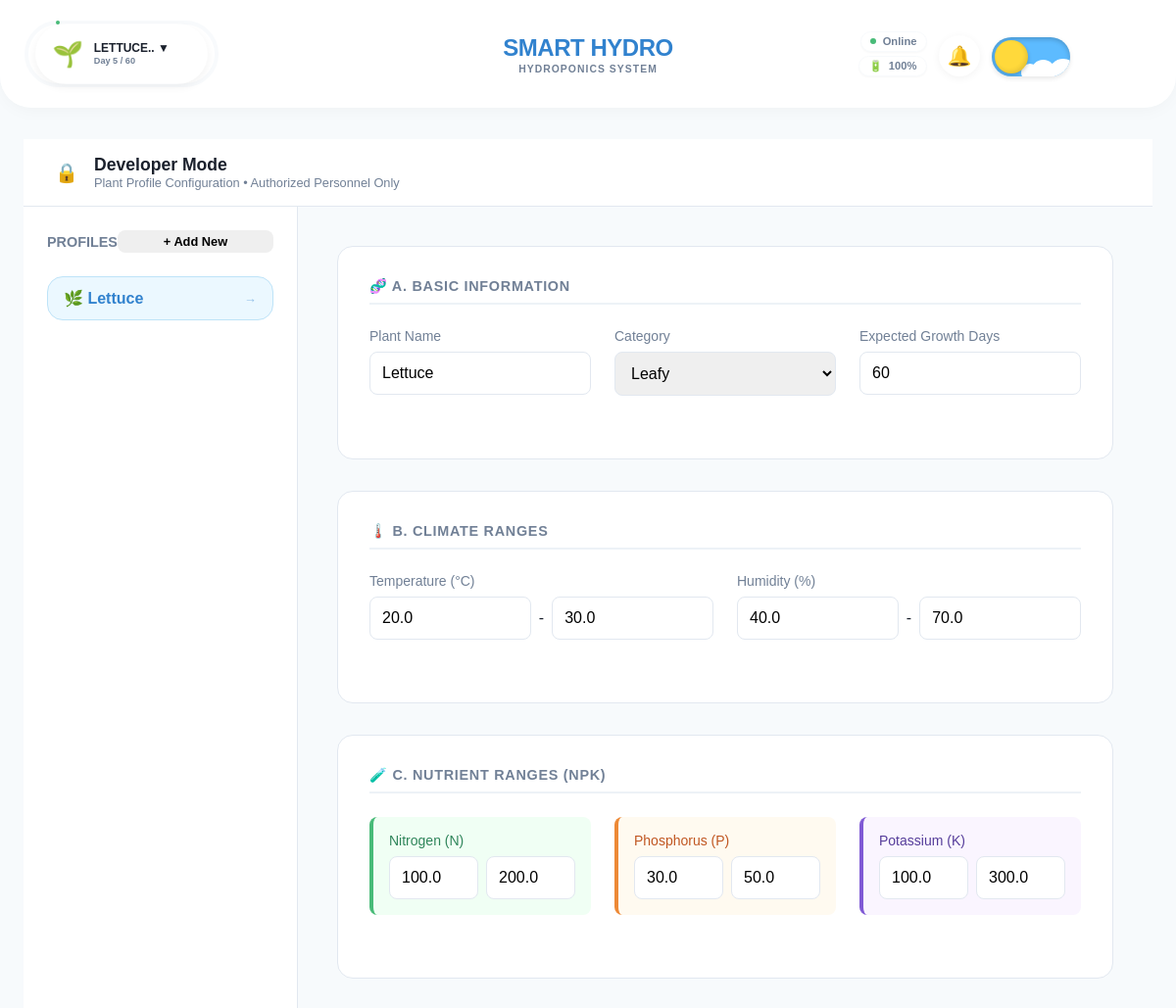
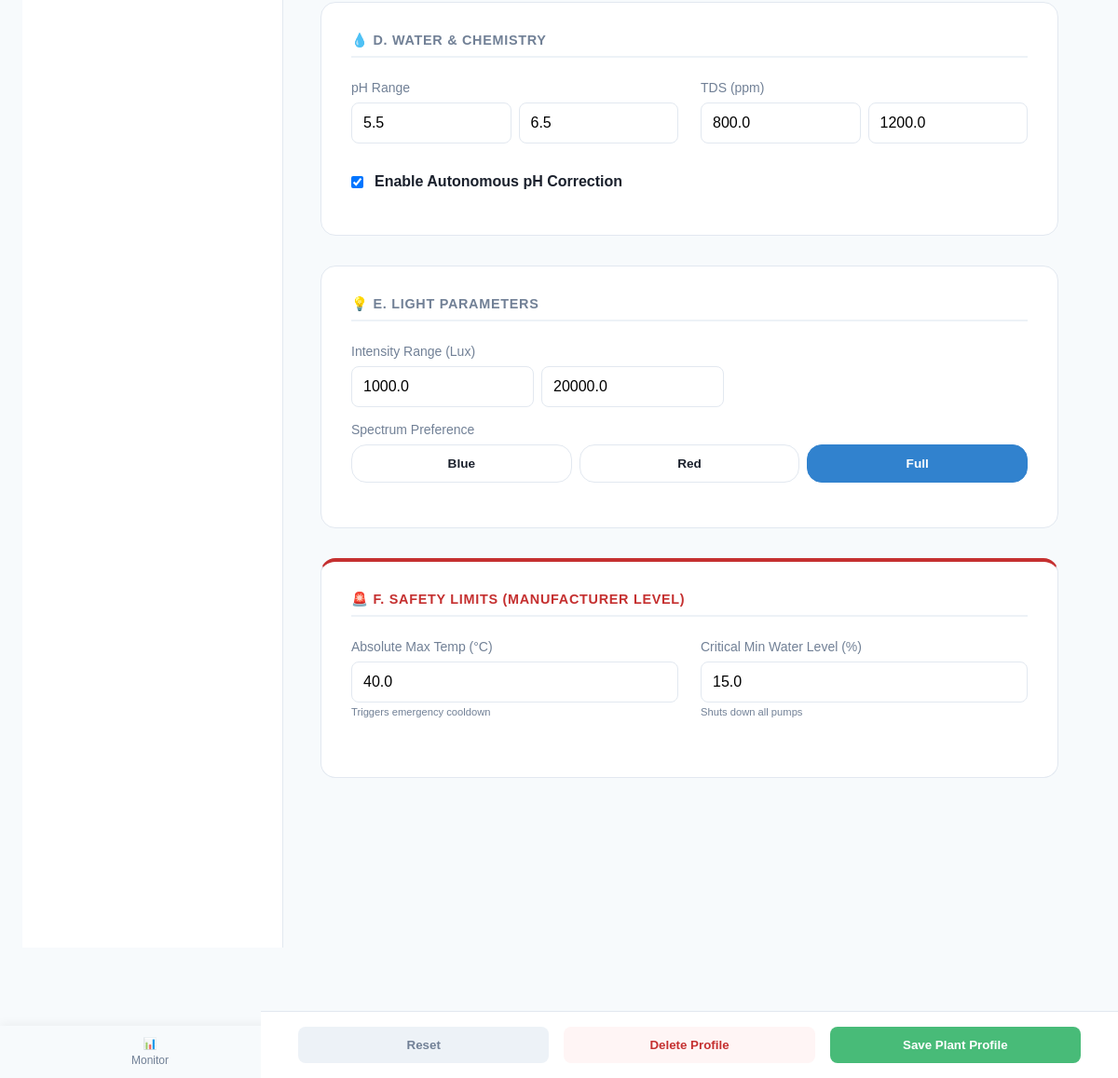
The page /developer (signed in) on the database its author committed (2 pictures, top to bottom).
### models.py (models this page shows)
class Plant(db.Model):
    id = db.Column(db.Integer, primary_key=True)
    name = db.Column(db.String(100), nullable=False)
    temp_min = db.Column(db.Float, default=20.0)
    temp_max = db.Column(db.Float, default=30.0)
    humidity_min = db.Column(db.Float, default=40.0)
    humidity_max = db.Column(db.Float, default=70.0)
    ph_min = db.Column(db.Float, default=5.5)
    ph_max = db.Column(db.Float, default=6.5)
    tds_min = db.Column(db.Float, default=800.0)
    tds_max = db.Column(db.Float, default=1200.0)
    category = db.Column(db.String(50), default="Leafy") # Leafy / Fruiting / Herb
    auto_ph_correction = db.Column(db.Boolean, default=True)
    spectrum_pref = db.Column(db.String(50), default="Full") # Blue / Red / Full
    safety_max_temp = db.Column(db.Float, default=40.0)
    safety_min_water = db.Column(db.Float, default=15.0)
    n_min = db.Column(db.Float, default=100.0)
    n_max = db.Column(db.Float, default=200.0)
    p_min = db.Column(db.Float, default=30.0)
    p_max = db.Column(db.Float, default=50.0)
    k_min = db.Column(db.Float, default=100.0)
    k_max = db.Column(db.Float, default=300.0)
    light_min = db.Column(db.Float, default=1000.0)
    light_max = db.Column(db.Float, default=20000.0)
    expected_days = db.Column(db.Integer, default=60)
    start_date = db.Column(db.DateTime, default=datetime.utcnow)

### routes/views.py (the view)
@views.route('/developer')
@views.route('/developer/<int:plant_id>')
@login_required
def developer(plant_id=None):
    plants = Plant.query.all()
    if plant_id:
        active_plant = Plant.query.get_or_404(plant_id)
    else:
        active_plant = Plant.query.first()
    return render_template('developer.html', user=current_user, plants=plants, plant=active_plant)

### templates/developer.html (shortened to what this page needs)
{% extends "base.html" %}
{% block content %}
<div class="dev-header-minimal">
    <span style="font-size: 1.2rem;">🔒</span>
    <div>
        <div style="font-weight: 700; font-size: 1.1rem;">Developer Mode</div>
        <div style="font-size: 0.8rem; color: var(--text-secondary);">Plant Profile Configuration • Authorized Personnel
            Only</div>
    </div>
</div>
<div class="dev-container">
    <div class="dev-sidebar">
        <div style="display: flex; justify-content: space-between; align-items: center; margin-bottom: 1.5rem;">
            <h3 style="font-size: 0.9rem; color: var(--text-secondary); text-transform: uppercase;">Profiles</h3>
            <button class="btn" style="padding: 0.25rem 0.5rem; font-size: 0.8rem;" onclick="addNewPlant()">+ Add
                New</button>
        </div>
        <div id="plant-list">
            {% for p in plants %}
            <div class="plant-list-item {{ 'active' if p.id == plant.id else '' }}" onclick="selectPlant({{ p.id }})"
                id="list-item-{{ p.id }}">
                <span>🌿 {{ p.name }}</span>
                <span style="font-size: 0.8rem; opacity: 0.5;">→</span>
            </div>
            {% endfor %}
        </div>
    </div>
    <div class="dev-main">
        <form id="plantForm">
            <div class="dev-card">
                <div class="dev-section-title">🧬 A. Basic Information</div>
                <div class="form-group-grid">
                    <div class="form-group">
                        <label class="form-label">Plant Name</label>
                        <input type="text" class="form-input" id="p-name" value="{{ plant.name }}">
                    </div>
                    <div class="form-group">
                        <label class="form-label">Category</label>
                        <select class="form-input" id="p-category">
                            <option {{ 'selected' if plant.category=='Leafy' }}>Leafy</option>
                        </select>
                    </div>
                    <div class="form-group">
                        <label class="form-label">Expected Growth Days</label>
                        <input type="number" class="form-input" id="p-days" value="{{ plant.expected_days }}">
                    </div>
                </div>
            </div>
            <div class="dev-card">
                <div class="dev-section-title">🌡️ B. Climate Ranges</div>
                <div class="form-group-grid">
                    <div class="form-group">
                        <label class="form-label">Temperature (°C)</label>
                        <div style="display: flex; gap: 0.5rem; align-items: center;">
                            <input type="number" class="form-input" id="p-temp-min" value="{{ plant.temp_min }}"
                                placeholder="Min">
                            <span>-</span>
                            <input type="number" class="form-input" id="p-temp-max" value="{{ plant.temp_max }}"
                                placeholder="Max">
                        </div>
                    </div>
                    <div class="form-group">
                        <label class="form-label">Humidity (%)</label>
                        <div style="display: flex; gap: 0.5rem; align-items: center;">
                            <input type="number" class="form-input" id="p-hum-min" value="{{ plant.humidity_min }}"
                                placeholder="Min">
                            <span>-</span>
                            <input type="number" class="form-input" id="p-hum-max" value="{{ plant.humidity_max }}"
                                placeholder="Max">
                        </div>
                    </div>
                </div>
            </div>
            <div class="dev-card">
                <div class="dev-section-title">🧪 C. Nutrient Ranges (NPK)</div>
                <div class="form-group-grid">
                    <div class="form-group"
                        style="padding: 1rem; border-radius: 8px; border-left: 4px solid #48bb78; background: #f0fff4;">
                        <label class="form-label" style="color: #2f855a;">Nitrogen (N)</label>
                        <div style="display: flex; gap: 0.5rem;">
                            <input type="number" class="form-input" id="p-n-min" value="{{ plant.n_min }}">
                            <input type="number" class="form-input" id="p-n-max" value="{{ plant.n_max }}">
                        </div>
                    </div>
                    <div class="form-group"
                        style="padding: 1rem; border-radius: 8px; border-left: 4px solid #ed8936; background: #fffaf0;">
                        <label class="form-label" style="color: #c05621;">Phosphorus (P)</label>
                        <div style="display: flex; gap: 0.5rem;">
                            <input type="number" class="form-input" id="p-p-min" value="{{ plant.p_min }}">
                            <input type="number" class="form-input" id="p-p-max" value="{{ plant.p_max }}">
                        </div>
                    </div>
                    <div class="form-group"
                        style="padding: 1rem; border-radius: 8px; border-left: 4px solid #805ad5; background: #faf5ff;">
                        <label class="form-label" style="color: #553c9a;">Potassium (K)</label>
                        <div style="display: flex; gap: 0.5rem;">
                            <input type="number" class="form-input" id="p-k-min" value="{{ plant.k_min }}">
                            <input type="number" class="form-input" id="p-k-max" value="{{ plant.k_max }}">
                        </div>
                    </div>
                </div>
            </div>
            <div class="dev-card">
                <div class="dev-section-title">💧 D. Water & Chemistry</div>
                <div class="form-group-grid">
                    <div class="form-group">
                        <label class="form-label">pH Range</label>
                        <div style="display: flex; gap: 0.5rem;">
                            <input type="number" step="0.1" class="form-input" id="p-ph-min" value="{{ plant.ph_min }}">
                            <input type="number" step="0.1" class="form-input" id="p-ph-max" value="{{ plant.ph_max }}">
                        </div>
                    </div>
                    <div class="form-group">
                        <label class="form-label">TDS (ppm)</label>
                        <div style="display: flex; gap: 0.5rem;">
                            <input type="number" class="form-input" id="p-tds-min" value="{{ plant.tds_min }}">
                            <input type="number" class="form-input" id="p-tds-max" value="{{ plant.tds_max }}">
                        </div>
                    </div>
                </div>
                <div class="form-group">
                    <label style="display: flex; align-items: center; gap: 0.75rem; cursor: pointer;">
                        <input type="checkbox" id="p-auto-ph" {{ 'checked' if plant.auto_ph_correction }}>
                        <span style="font-weight: 600;">Enable Autonomous pH Correction</span>
                    </label>
                </div>
            </div>
            <div class="dev-card">
                <div class="dev-section-title">💡 E. Light Parameters</div>
                <div class="form-group">
                    <label class="form-label">Intensity Range (Lux)</label>
                    <div style="display: flex; gap: 0.5rem; max-width: 400px;">
                        <input type="number" class="form-input" id="p-light-min" value="{{ plant.light_min }}">
                        <input type="number" class="form-input" id="p-light-max" value="{{ plant.light_max }}">
                    </div>
                </div>
                <div class="form-group">
                    <label class="form-label">Spectrum Preference</label>
                    <div class="spectrum-select">
                        <div class="spectrum-opt {{ 'active' if plant.spectrum_pref == 'Blue' }}"
                            onclick="setSpectrum(this, 'Blue')">Blue</div>
                        <div class="spectrum-opt {{ 'active' if plant.spectrum_pref == 'Red' }}"
                            onclick="setSpectrum(this, 'Red')">Red</div>
                        <div class="spectrum-opt {{ 'active' if plant.spectrum_pref == 'Full' }}"
                            onclick="setSpectrum(this, 'Full')">Full</div>
                    </div>
                </div>
            </div>
            <div class="dev-card" style="border-top: 4px solid #c53030;">
                <div class="dev-section-title" style="color: #c53030;">🚨 F. Safety Limits (Manufacturer Level)</div>
                <div class="form-group-grid">
                    <div class="form-group">
                        <label class="form-label">Absolute Max Temp (°C)</label>
                        <input type="number" class="form-input" id="p-safety-temp" value="{{ plant.safety_max_temp }}">
                        <div style="font-size: 0.7rem; color: var(--text-secondary); margin-top: 0.25rem;">Triggers
                            emergency cooldown</div>
                    </div>
                    <div class="form-group">
                        <label class="form-label">Critical Min Water Level (%)</label>
                        <input type="number" class="form-input" id="p-safety-water"
                            value="{{ plant.safety_min_water }}">
                        <div style="font-size: 0.7rem; color: var(--text-secondary); margin-top: 0.25rem;">Shuts down
                            all
                            pumps</div>
                    </div>
                </div>
            </div>
        </form>
    </div>
</div>
<div class="dev-action-bar-fixed">
    <button class="btn" style="background: #edf2f7; color: var(--text-secondary);" onclick="resetForm()">Reset</button>
    <button class="btn" style="background: #fff5f5; color: #c53030; border-color: #feb2b2;"
        onclick="deletePlant()">Delete Profile</button>
    <button class="btn btn-primary" style="background: #48bb78; border-color: #48bb78;" onclick="savePlant()">Save Plant
        Profile</button>
</div>
{% endblock %}

### templates/base.html (shortened to what this page needs)
<!DOCTYPE html>
<html lang="en">
<head>
    <link rel="stylesheet" href="{{ url_for('static', filename='css/style.css') }}">
</head>
<body>
    {% if current_user.is_authenticated %}
    <header class="app-header">
        <div class="header-left">
            {% set current_day = 5 %}
            {% set total_days = plant.expected_days if plant else 60 %}
            {% set pct = (current_day / total_days * 100) | int %}
            {% set ring_color = 'mid' %}
            {% if pct < 30 %}{% set ring_color='low' %}{% endif %} {% if pct> 70 %}{% set ring_color = 'high' %}{% endif
                %}
                <div class="plant-ring-wrapper">
                    <div class="ring-content">
                        <div class="ring-icon">🌱</div>
                        <div class="ring-text-stack">
                            <div class="ring-name">{{ (plant.name if plant else 'Lettuce')[:10] }}.. ▼</div>
                            <div class="ring-days">Day {{ current_day }} / {{ total_days }}</div>
                        </div>
                    </div>
                </div>
        </div>
        <div class="header-center">
            <div class="brand-title">SMART HYDRO</div>
            <div class="brand-subtitle">Hydroponics System</div>
        </div>
        <div class="header-right" style="flex-direction: row; gap: 0.75rem;">
            <div style="display: flex; flex-direction: column; align-items: flex-end; gap: 0.25rem;">
                <div class="status-chip">
                    <div class="status-dot-white"></div> Online
                </div>
                <div class="status-chip">
                    <span>🔋</span> 100%
                </div>
            </div>
            <div class="notification-container">
                <button class="notification-bell" id="notification-bell" onclick="toggleNotificationPanel(event)">
                    <span class="bell-icon">🔔</span>
                </button>
            </div>
            <div class="toggle-wrapper" title="Toggle Theme">
                <label for="theme_toggle" class="toggle-label">
                    <span class="cloud cloud-1"></span>
                    <span class="cloud cloud-2"></span>
                    <span class="cloud cloud-3"></span>
                    <div class="toggle-thumb">
                    </div>
                </label>
            </div>
        </div>
    </header>
    {% endif %}
    <main class="container">
        {% block content %}{% endblock %}
    </main>
    {% if current_user.is_authenticated %}
    <nav class="bottom-nav">
        <a href="{{ url_for('views.monitor') }}"
            class="nav-item {% if request.endpoint == 'views.monitor' %}active{% endif %}">
            <span>📊</span>
            <span>Monitor</span>
        </a>
        <a href="{{ url_for('views.controls') }}"
            class="nav-item {% if request.endpoint == 'views.controls' %}active{% endif %}">
            <span>🎛️</span>
            <span>Control</span>
        </a>
        <a href="{{ url_for('views.tanks') }}"
            class="nav-item {% if request.endpoint == 'views.tanks' %}active{% endif %}">
            <span>🛢️</span>
            <span>Tanks</span>
        </a>
        <a href="{{ url_for('views.profile') }}"
            class="nav-item {% if request.endpoint == 'views.profile' %}active{% endif %}">
            <span>👤</span>
            <span>Profile</span>
        </a>
    </nav>
    <div style="height: 60px;"></div>
    {% endif %}
</body>
</html>

### rows shown on the page
Plant: name "LETTUCE", name "Lettuce", expected_days "60", temp_min "20.0", temp_max "30.0", humidity_min "40.0", humidity_max "70.0", n_min "100.0", n_max "200.0", p_min "30.0", p_max "50.0", k_min "100.0", k_max "300.0", ph_min "5.5", ph_max "6.5", tds_min "800.0", tds_max "1200.0", light_min "1000.0", light_max "20000.0", safety_max_temp "40.0", safety_min_water "15.0"

### other values the page prints
{{ current_day }} "5"
{{ total_days }} "60"
